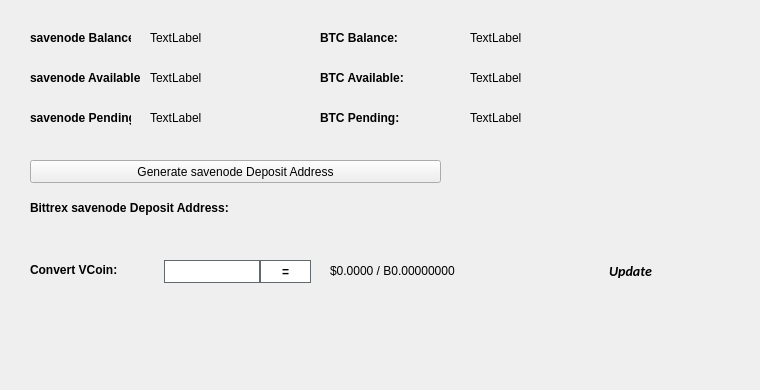
   <widget class="QWidget" name="BalanceTab">
    <attribute name="title">
     <string>Balance</string>
    </attribute>
    <widget class="QLabel" name="BitcoinBalanceLabel">
     <property name="geometry">
      <rect>
       <x>470</x>
       <y>30</y>
       <width>150</width>
       <height>16</height>
      </rect>
     </property>
     <property name="text">
      <string>TextLabel</string>
     </property>
    </widget>
    <widget class="QLabel" name="savenodeBalanceLabel">
     <property name="geometry">
      <rect>
       <x>150</x>
       <y>30</y>
       <width>150</width>
       <height>16</height>
      </rect>
     </property>
     <property name="text">
      <string>TextLabel</string>
     </property>
    </widget>
    <widget class="QLabel" name="label_11">
     <property name="geometry">
      <rect>
       <x>30</x>
       <y>30</y>
       <width>101</width>
       <height>16</height>
      </rect>
     </property>
     <property name="font">
      <font>
       <weight>75</weight>
       <bold>true</bold>
      </font>
     </property>
     <property name="text">
      <string>savenode Balance:</string>
     </property>
    </widget>
    <widget class="QLabel" name="label_12">
     <property name="geometry">
      <rect>
       <x>320</x>
       <y>30</y>
       <width>101</width>
       <height>16</height>
      </rect>
     </property>
     <property name="font">
      <font>
       <weight>75</weight>
       <bold>true</bold>
      </font>
     </property>
     <property name="text">
      <string>BTC Balance:</string>
     </property>
    </widget>
    <widget class="QLabel" name="savenodeAvailableLabel_2">
     <property name="geometry">
      <rect>
       <x>150</x>
       <y>70</y>
       <width>150</width>
       <height>16</height>
      </rect>
     </property>
     <property name="text">
      <string>TextLabel</string>
     </property>
    </widget>
    <widget class="QLabel" name="label_13">
     <property name="geometry">
      <rect>
       <x>30</x>
       <y>70</y>
       <width>111</width>
       <height>16</height>
      </rect>
     </property>
     <property name="font">
      <font>
       <weight>75</weight>
       <bold>true</bold>
      </font>
     </property>
     <property name="text">
      <string>savenode Available:</string>
     </property>
    </widget>
    <widget class="QLabel" name="label_14">
     <property name="geometry">
      <rect>
       <x>30</x>
       <y>110</y>
       <width>101</width>
       <height>16</height>
      </rect>
     </property>
     <property name="font">
      <font>
       <weight>75</weight>
       <bold>true</bold>
      </font>
     </property>
     <property name="text">
      <string>savenode Pending:</string>
     </property>
    </widget>
    <widget class="QLabel" name="savenodePendingLabel">
     <property name="geometry">
      <rect>
       <x>150</x>
       <y>110</y>
       <width>150</width>
       <height>16</height>
      </rect>
     </property>
     <property name="text">
      <string>TextLabel</string>
     </property>
    </widget>
    <widget class="QLabel" name="label_15">
     <property name="geometry">
      <rect>
       <x>320</x>
       <y>70</y>
       <width>111</width>
       <height>16</height>
      </rect>
     </property>
     <property name="font">
      <font>
       <weight>75</weight>
       <bold>true</bold>
      </font>
     </property>
     <property name="text">
      <string>BTC Available:</string>
     </property>
    </widget>
    <widget class="QLabel" name="BitcoinAvailableLabel">
     <property name="geometry">
      <rect>
       <x>470</x>
       <y>70</y>
       <width>150</width>
       <height>16</height>
      </rect>
     </property>
     <property name="text">
      <string>TextLabel</string>
     </property>
    </widget>
    <widget class="QLabel" name="label_31">
     <property name="geometry">
      <rect>
       <x>320</x>
       <y>110</y>
       <width>111</width>
       <height>16</height>
      </rect>
     </property>
     <property name="font">
      <font>
       <weight>75</weight>
       <bold>true</bold>
      </font>
     </property>
     <property name="text">
      <string>BTC Pending:</string>
     </property>
    </widget>
    <widget class="QLabel" name="BitcoinPendingLabel">
     <property name="geometry">
      <rect>
       <x>470</x>
       <y>110</y>
       <width>150</width>
       <height>16</height>
      </rect>
     </property>
     <property name="text">
      <string>TextLabel</string>
     </property>
    </widget>
    <widget class="QLabel" name="label_33">
     <property name="geometry">
      <rect>
       <x>30</x>
       <y>200</y>
       <width>221</width>
       <height>16</height>
      </rect>
     </property>
     <property name="font">
      <font>
       <weight>75</weight>
       <bold>true</bold>
      </font>
     </property>
     <property name="text">
      <string>Bittrex savenode Deposit Address:</string>
     </property>
    </widget>
    <widget class="QPushButton" name="GenDepositBTN">
     <property name="geometry">
      <rect>
       <x>30</x>
       <y>160</y>
       <width>411</width>
       <height>23</height>
      </rect>
     </property>
     <property name="text">
      <string>Generate savenode Deposit Address</string>
     </property>
     <property name="icon">
      <iconset resource="../savenode.qrc">
       <normaloff>:/icons/bitcoin</normaloff>:/icons/bitcoin</iconset>
     </property>
    </widget>
    <widget class="QLabel" name="DepositAddressLabel">
     <property name="geometry">
      <rect>
       <x>200</x>
       <y>200</y>
       <width>261</width>
       <height>16</height>
      </rect>
     </property>
     <property name="palette">
      <palette>
       <active>
        <colorrole role="WindowText">
         <brush brushstyle="SolidPattern">
          <color alpha="255">
           <red>0</red>
           <green>0</green>
           <blue>0</blue>
          </color>
         </brush>
        </colorrole>
        <colorrole role="Text">
         <brush brushstyle="SolidPattern">
          <color alpha="255">
           <red>0</red>
           <green>0</green>
           <blue>255</blue>
          </color>
         </brush>
        </colorrole>
       </active>
       <inactive>
        <colorrole role="WindowText">
         <brush brushstyle="SolidPattern">
          <color alpha="255">
           <red>0</red>
           <green>0</green>
           <blue>0</blue>
          </color>
         </brush>
        </colorrole>
        <colorrole role="Text">
         <brush brushstyle="SolidPattern">
          <color alpha="255">
           <red>0</red>
           <green>0</green>
           <blue>255</blue>
          </color>
         </brush>
        </colorrole>
       </inactive>
       <disabled>
        <colorrole role="WindowText">
         <brush brushstyle="SolidPattern">
          <color alpha="255">
           <red>120</red>
           <green>120</green>
           <blue>120</blue>
          </color>
         </brush>
        </colorrole>
        <colorrole role="Text">
         <brush brushstyle="SolidPattern">
          <color alpha="255">
           <red>120</red>
           <green>120</green>
           <blue>120</blue>
          </color>
         </brush>
        </colorrole>
       </disabled>
      </palette>
     </property>
     <property name="font">
      <font>
       <weight>75</weight>
       <bold>true</bold>
      </font>
     </property>
     <property name="text">
      <string/>
     </property>
     <property name="alignment">
      <set>Qt::AlignRight|Qt::AlignTrailing|Qt::AlignVCenter</set>
     </property>
     <property name="textInteractionFlags">
      <set>Qt::LinksAccessibleByMouse|Qt::TextSelectableByKeyboard|Qt::TextSelectableByMouse</set>
     </property>
    </widget>
    <widget class="QLabel" name="label_8">
     <property name="geometry">
      <rect>
       <x>460</x>
       <y>300</y>
       <width>281</width>
       <height>81</height>
      </rect>
     </property>
     <property name="text">
      <string/>
     </property>
     <property name="pixmap">
      <pixmap>:/images/bittrex</pixmap>
     </property>
    </widget>
    <widget class="QWidget" name="widgetConversion" native="true">
     <property name="geometry">
      <rect>
       <x>0</x>
       <y>250</y>
       <width>751</width>
       <height>43</height>
      </rect>
     </property>
     <property name="minimumSize">
      <size>
       <width>0</width>
       <height>43</height>
      </size>
     </property>
     <property name="styleSheet">
      <string notr="true"/>
     </property>
     <widget class="QPushButton" name="btnUpdateMarketData">
      <property name="geometry">
       <rect>
        <x>575</x>
        <y>0</y>
        <width>111</width>
        <height>41</height>
       </rect>
      </property>
      <property name="sizePolicy">
       <sizepolicy hsizetype="Expanding" vsizetype="Expanding">
        <horstretch>0</horstretch>
        <verstretch>0</verstretch>
       </sizepolicy>
      </property>
      <property name="font">
       <font>
        <family>calibri</family>
        <pointsize>-1</pointsize>
        <weight>75</weight>
        <italic>true</italic>
        <bold>true</bold>
       </font>
      </property>
      <property name="styleSheet">
       <string notr="true">margin:0px;text-align:center;padding:2px;border-radius:3px;font-style:italic;width:100px;font-size:14px;font-family:calibri;font-weight:600;</string>
      </property>
      <property name="text">
       <string>Update</string>
      </property>
      <property name="iconSize">
       <size>
        <width>150</width>
        <height>35</height>
       </size>
      </property>
      <property name="autoDefault">
       <bool>true</bool>
      </property>
      <property name="default">
       <bool>true</bool>
      </property>
     </widget>
     <widget class="QLabel" name="lblConvertVCoin">
      <property name="geometry">
       <rect>
        <x>30</x>
        <y>10</y>
        <width>131</width>
        <height>20</height>
       </rect>
      </property>
      <property name="styleSheet">
       <string notr="true"/>
      </property>
      <property name="text">
       <string>&lt;html&gt;&lt;head/&gt;&lt;body&gt;&lt;p&gt;&lt;span style=&quot; font-weight:600;&quot;&gt;Convert VCoin:&lt;/span&gt;&lt;/p&gt;&lt;/body&gt;&lt;/html&gt;</string>
      </property>
     </widget>
     <widget class="QLineEdit" name="txtConvertVCoinQty">
      <property name="geometry">
       <rect>
        <x>160</x>
        <y>10</y>
        <width>100</width>
        <height>23</height>
       </rect>
      </property>
      <property name="minimumSize">
       <size>
        <width>100</width>
        <height>23</height>
       </size>
      </property>
      <property name="maximumSize">
       <size>
        <width>100</width>
        <height>16777215</height>
       </size>
      </property>
      <property name="styleSheet">
       <string notr="true">border: 1px solid #61696c;margin-left:4px;</string>
      </property>
     </widget>
     <widget class="QPushButton" name="btnConvertsavenode">
      <property name="geometry">
       <rect>
        <x>260</x>
        <y>10</y>
        <width>51</width>
        <height>23</height>
       </rect>
      </property>
      <property name="minimumSize">
       <size>
        <width>0</width>
        <height>23</height>
       </size>
      </property>
      <property name="styleSheet">
       <string notr="true">border:1px solid #61696c;background:white;font-weight:600;</string>
      </property>
      <property name="text">
       <string>=</string>
      </property>
     </widget>
     <widget class="QLabel" name="lblConvertVCoinResults">
      <property name="geometry">
       <rect>
        <x>330</x>
        <y>0</y>
        <width>201</width>
        <height>41</height>
       </rect>
      </property>
      <property name="styleSheet">
       <string notr="true"/>
      </property>
      <property name="text">
       <string>$0.0000 / B0.00000000</string>
      </property>
     </widget>
     <widget class="QLabel" name="iconOverviewUpdateWait">
      <property name="geometry">
       <rect>
        <x>670</x>
        <y>10</y>
        <width>24</width>
        <height>24</height>
       </rect>
      </property>
      <property name="text">
       <string/>
      </property>
      <property name="pixmap">
       <pixmap resource="../savenode.qrc">:/icons/transaction_1</pixmap>
      </property>
      <property name="scaledContents">
       <bool>true</bool>
      </property>
      <property name="alignment">
       <set>Qt::AlignCenter</set>
      </property>
     </widget>
    </widget>
   </widget>
